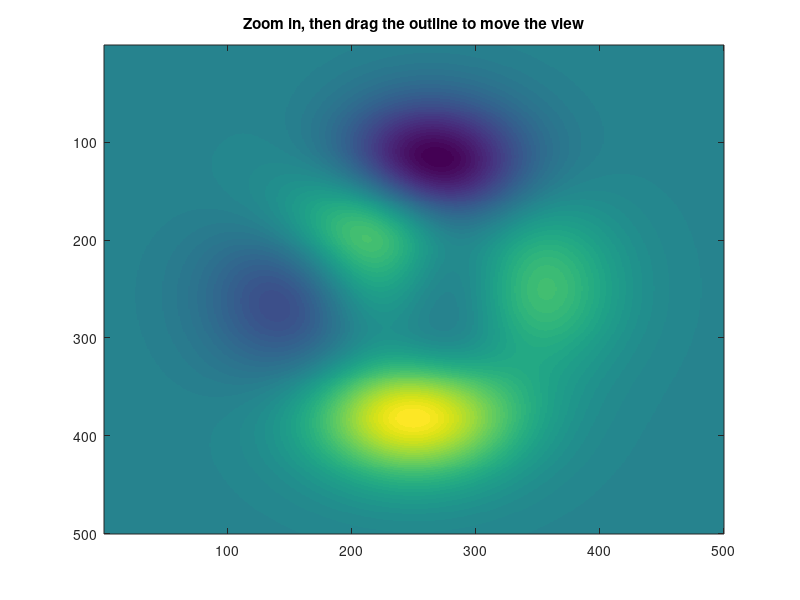

Source code (MATLAB): (Note: this script raises an error after producing the figure.)
%zoomOverviewExample Zoom/pan toolbar with an interactive zoom outline
%
%   Combines two widgets inside a data axes:
%     - a uim.widget.Toolbar with zoom/pan pointer tools (northeast),
%       wired through uim.interface.PointerToolBinding;
%     - a uim.widget.OverviewIndicator (southeast) showing the full data
%       extent and the current view. Drag the view rectangle (or click
%       elsewhere in the frame) to move the view; zooming with the
%       tools or keyboard shortcuts (q/w/y) updates the outline.
%
%   Run from anywhere in the repository; the script adds src/ to the
%   path if the toolbox is not already installed.

if ~exist('uim.UIComponentCanvas', 'class')
    addpath(genpath(fullfile(fileparts(mfilename('fullpath')), '..', 'src')))
end

hFigure = figure('Name', 'Zoom overview example', 'Color', 'w');
hAxes = axes(hFigure);
imagesc(hAxes, peaks(500))
title(hAxes, 'Zoom in, then drag the outline to move the view')

% Zoom/pan tools + toolbar
pointerManager = uim.interface.PointerManager(hFigure, hAxes, ...
    {'zoomIn', 'zoomOut', 'pan'});

toolbar = uim.widget.Toolbar(hAxes, ...
    'Location', 'northeast', 'Margin', [10, 10, 10, 10], ...
    'BackgroundAlpha', 0.5);

binding = uim.interface.PointerToolBinding(toolbar, pointerManager, ...
    ["zoomIn", "zoomOut", "pan"], ...
    'Tooltips', struct('zoomIn', 'Zoom in (q)', ...
        'zoomOut', 'Zoom out (w)', 'pan', 'Pan (y)'));

hFigure.KeyPressFcn = @(src, evt) pointerManager.onKeyPress(src, evt);

% Interactive zoom outline: dragging the view rectangle moves the view.
indicator = uim.widget.OverviewIndicator(hAxes, ...
    'Location', 'southeast', 'Margin', [10, 10, 10, 10], ...
    'YDir', 'reverse', ...
    'DataLimits', [hAxes.XLim; hAxes.YLim], ...
    'ViewLimits', [hAxes.XLim; hAxes.YLim], ...
    'ViewChangedFcn', ...
    @(~, evt) set(hAxes, 'XLim', evt.XLim, 'YLim', evt.YLim));

% Keep the outline in sync when the zoom/pan tools change the view.
limitListener = addlistener(hAxes, {'XLim', 'YLim'}, 'PostSet', ...
    @(~, ~) updateOverview(indicator, hAxes));

function updateOverview(indicator, hAxes)
    indicator.ViewLimits = [hAxes.XLim; hAxes.YLim];
end
